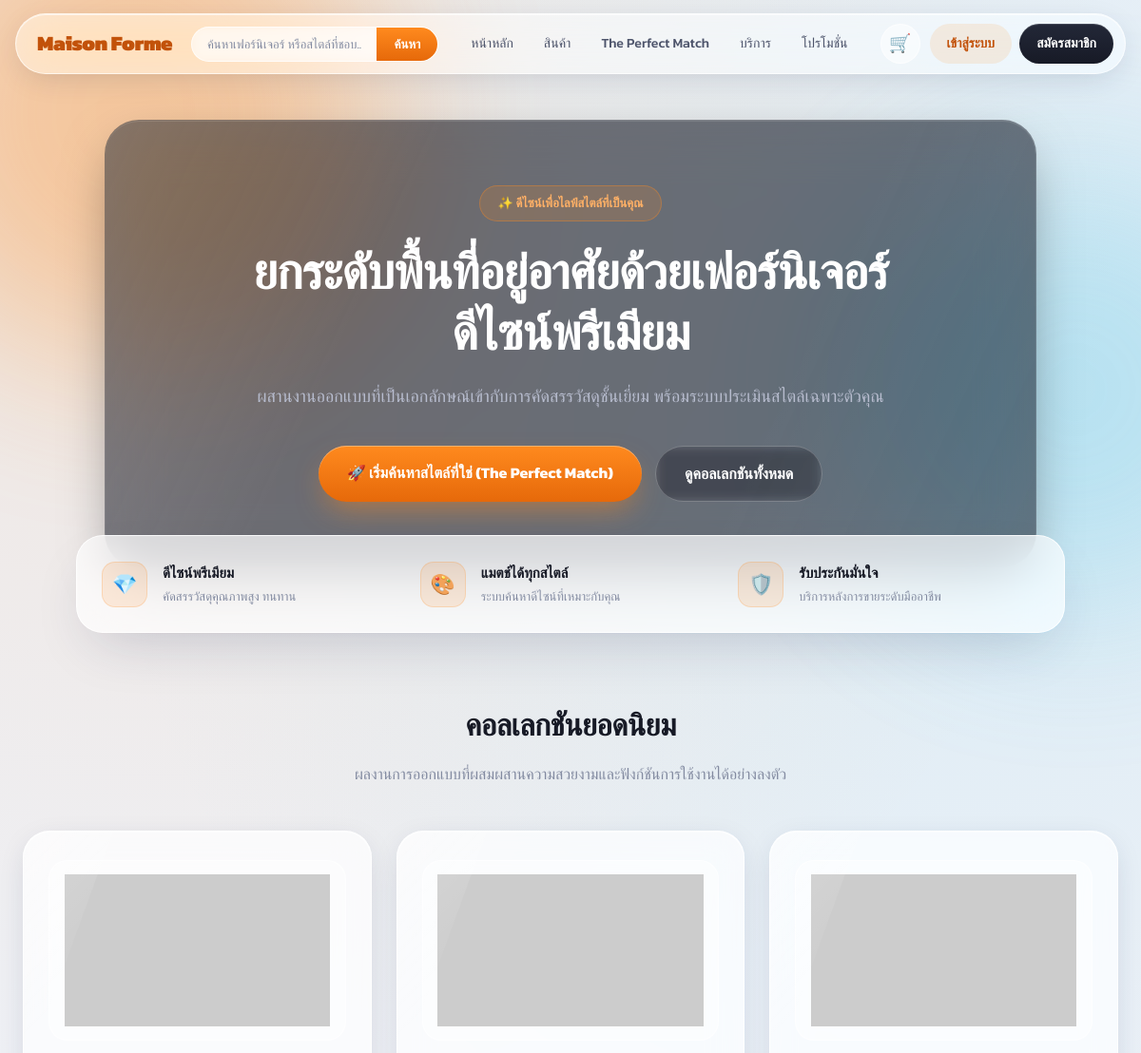
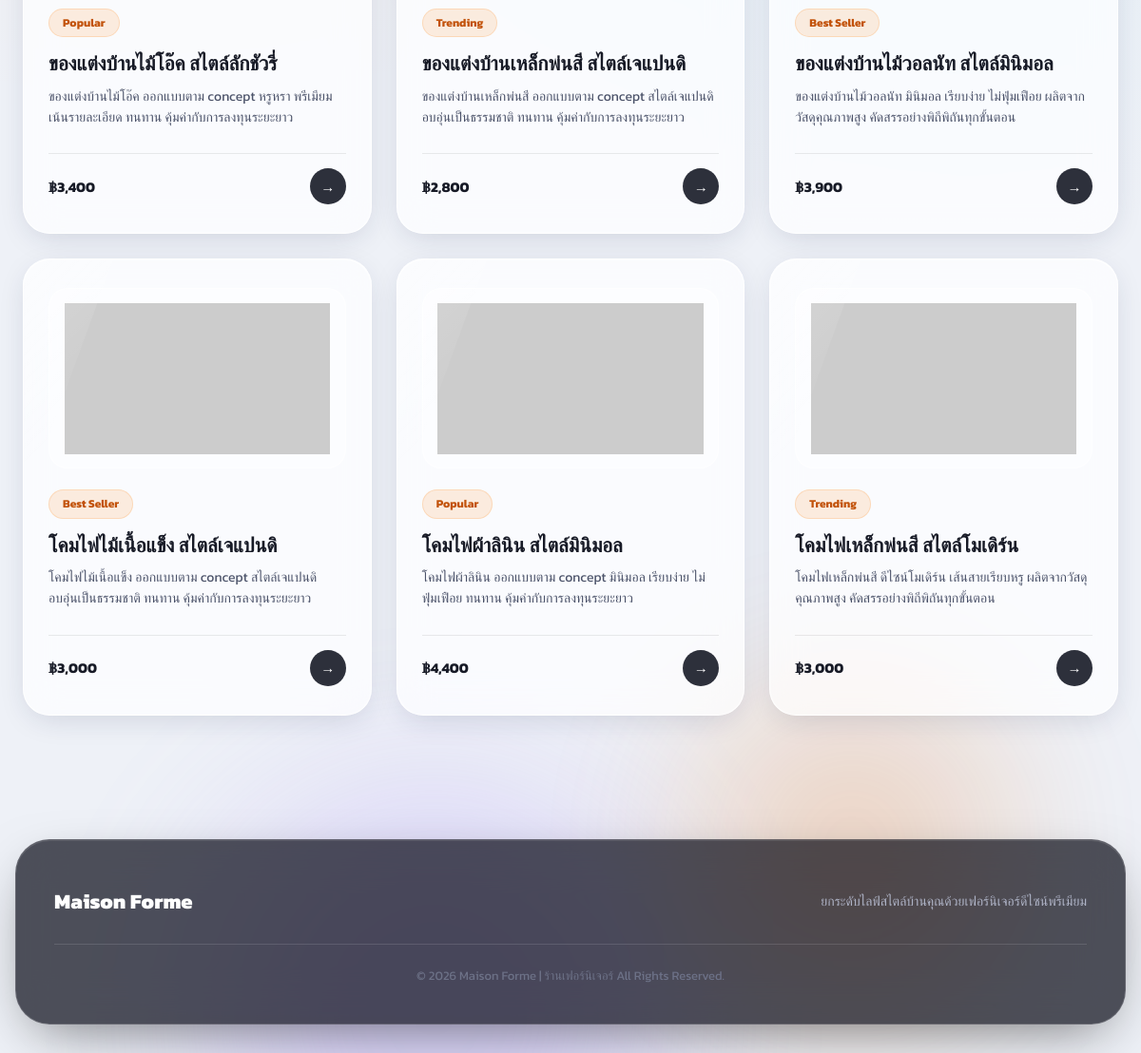
/furniture-designer.php, run on the app's committed database (2 pictures, top to bottom).
### tables this page shows
CREATE TABLE `products` (
  `id` int(10) unsigned NOT NULL AUTO_INCREMENT,
  `name` varchar(150) NOT NULL,
  `price` decimal(10,2) NOT NULL DEFAULT 0.00,
  `image` varchar(255) NOT NULL DEFAULT '',
  `description` text NOT NULL,
  `created_at` timestamp NOT NULL DEFAULT current_timestamp(),
  `badge` varchar(50) DEFAULT 'Featured',
  `style` varchar(50) DEFAULT 'Minimalist',
  `category` varchar(50) NOT NULL DEFAULT 'ของแต่งบ้าน',
  PRIMARY KEY (`id`)
);

### furniture-designer.php (the view, shortened to what this page needs)
<!DOCTYPE html>
<html lang="th">
<head>
</head>
<body>
  <div class="liquid-bg" aria-hidden="true">
    <span class="blob blob-1"></span>
    <span class="blob blob-2"></span>
    <span class="blob blob-3"></span>
    <span class="blob blob-4"></span>
  </div>
  <header>
    <div class="header-inner">
      <a href="index.php" class="brand">Maison Forme</a>
      <form action="search.html" method="GET" class="search-form">
        <input type="text" name="keyword" placeholder="ค้นหาเฟอร์นิเจอร์ หรือสไตล์ที่ชอบ...">
        <button type="submit">ค้นหา</button>
      </form>
      <nav aria-label="เมนูหลัก">
        <a href="index.php">หน้าหลัก</a>
        <a href="products.html">สินค้า</a>
        <a href="furniture-designer.html">The Perfect Match</a>
        <a href="services.html">บริการ</a>
        <a href="promo.html">โปรโมชั่น</a>
      </nav>
      <div class="header-actions">
        <a href="cart.html" class="cart-btn" aria-label="ตะกร้าสินค้า">🛒<span class="cart-badge"></span></a>
        <div class="auth-links">
          <a href="login.html" class="btn-login">เข้าสู่ระบบ</a>
          <a href="register.html" class="btn-register">สมัครสมาชิก</a>
        </div>
      </div>
    </div>
  </header>
  <section class="hero">
    <div class="hero-panel">
      <div class="hero-content">
        <div class="hero-badge">✨ ดีไซน์เพื่อไลฟ์สไตล์ที่เป็นคุณ</div>
        <h1>ยกระดับพื้นที่อยู่อาศัยด้วยเฟอร์นิเจอร์ดีไซน์พรีเมียม</h1>
        <p>ผสานงานออกแบบที่เป็นเอกลักษณ์เข้ากับการคัดสรรวัสดุชั้นเยี่ยม พร้อมระบบประเมินสไตล์เฉพาะตัวคุณ</p>
        <div class="hero-btns">
          <a href="furniture-designer.html" class="btn-hero-primary">🚀 เริ่มค้นหาสไตล์ที่ใช่ (The Perfect Match)</a>
          <a href="products.html" class="btn-hero-outline">ดูคอลเลกชันทั้งหมด</a>
        </div>
      </div>
    </div>
  </section>
  <div class="features-strip">
    <div class="features-grid">
      <div class="feature-item">
        <div class="feature-icon">💎</div>
        <div class="feature-text">
          <h4>ดีไซน์พรีเมียม</h4>
          <p>คัดสรรวัสดุคุณภาพสูง ทนทาน</p>
        </div>
      </div>
      <div class="feature-item">
        <div class="feature-icon">🎨</div>
        <div class="feature-text">
          <h4>แมตช์ได้ทุกสไตล์</h4>
          <p>ระบบค้นหาดีไซน์ที่เหมาะกับคุณ</p>
        </div>
      </div>
      <div class="feature-item">
        <div class="feature-icon">🛡️</div>
        <div class="feature-text">
          <h4>รับประกันมั่นใจ</h4>
          <p>บริการหลังการขายระดับมืออาชีพ</p>
        </div>
      </div>
    </div>
  </div>
  <main class="container">
    <div class="section-title">
      <h2>คอลเลกชันยอดนิยม</h2>
      <p>ผลงานการออกแบบที่ผสมผสานความสวยงามและฟังก์ชันการใช้งานได้อย่างลงตัว</p>
    </div>
    <div class="codemonday-grid">
      <?php
      $conn = get_mysqli_connection();
      if ($conn) {
          $sql = "SELECT * FROM products ORDER BY created_at DESC, id DESC LIMIT 6";
          $result = $conn->query($sql);
          if ($result && $result->num_rows > 0) {
              while($row = $result->fetch_assoc()) {
                  $id    = (int)$row['id'];
                  $title = htmlspecialchars($row['name'] ?? '');
                  $desc  = htmlspecialchars($row['description'] ?? '');
                  $image = htmlspecialchars(trim($row['image'] ?? 'chair.jpg'));
                  $badge = htmlspecialchars($row['badge'] ?? 'Featured');
                  $price = number_format((float)($row['price'] ?? 0), 0, '.', ',');
                  echo '
                  <div class="cm-card">
                    <div>
                      <div class="cm-img-container">
                        <img src="images/'.$image.'" alt="'.$title.'" onerror="this.src=\'https://placehold.co/280x160/eef1f7/838ba1?text=Maison+Forme\';">
                      </div>
                      <span class="cm-tag">'.$badge.'</span>
                      <h3 class="cm-title">'.$title.'</h3>
                      <p class="cm-desc">'.$desc.'</p>
                    </div>
                    <a href="product_detail.html?id='.$id.'" class="cm-footer">
                      <span>฿'.$price.'</span>
                      <div class="cm-arrow-btn">→</div>
                    </a>
                  </div>';
              }
          } else {
              echo '<p style="text-align:center; grid-column: 1/-1; color: var(--ink-faint); padding: 40px;">ยังไม่มีรายการสินค้าในระบบหลังบ้าน กรุณาเพิ่มข้อมูลผ่าน phpMyAdmin</p>';
          }
      } else {
          echo '<p style="text-align:center; grid-column: 1/-1; color: var(--ink-faint); padding: 40px;">ไม่สามารถเชื่อมต่อฐานข้อมูลได้</p>';
      }
      ?>
    </div>
  </main>
  <footer>
    <div class="footer-panel">
      <div class="footer-content">
        <div class="footer-brand">Maison Forme</div>
        <div style="color: #aeb3c6; font-size: 14px;">ยกระดับไลฟ์สไตล์บ้านคุณด้วยเฟอร์นิเจอร์ดีไซน์พรีเมียม</div>
      </div>
      <div class="footer-copy">
        <p>© 2026 Maison Forme | ร้านเฟอร์นิเจอร์ All Rights Reserved.</p>
      </div>
    </div>
  </footer>
</body>
</html>

### data on the page
products: badge "Popular", name "ของแต่งบ้านไม้โอ๊ค สไตล์ลักชัวรี่", description "ของแต่งบ้านไม้โอ๊ค ออกแบบตาม concept หรูหรา พรีเมียม เน้นรายละเอียด ทนทาน คุ้มค่ากับการลงทุนระยะยาว", price "3,400"
products: badge "Trending", name "ของแต่งบ้านเหล็กพ่นสี สไตล์เจแปนดิ", description "ของแต่งบ้านเหล็กพ่นสี ออกแบบตาม concept สไตล์เจแปนดิ อบอุ่นเป็นธรรมชาติ ทนทาน คุ้มค่ากับการลงทุนระยะยาว", price "2,800"
products: badge "Best Seller", name "ของแต่งบ้านไม้วอลนัท สไตล์มินิมอล", description "ของแต่งบ้านไม้วอลนัท มินิมอล เรียบง่าย ไม่ฟุ่มเฟือย ผลิตจากวัสดุคุณภาพสูง คัดสรรอย่างพิถีพิถันทุกขั้นตอน", price "3,900"
products: badge "Best Seller", name "โคมไฟไม้เนื้อแข็ง สไตล์เจแปนดิ", description "โคมไฟไม้เนื้อแข็ง ออกแบบตาม concept สไตล์เจแปนดิ อบอุ่นเป็นธรรมชาติ ทนทาน คุ้มค่ากับการลงทุนระยะยาว", price "3,000"
products: badge "Popular", name "โคมไฟผ้าลินิน สไตล์มินิมอล", description "โคมไฟผ้าลินิน ออกแบบตาม concept มินิมอล เรียบง่าย ไม่ฟุ่มเฟือย ทนทาน คุ้มค่ากับการลงทุนระยะยาว", price "4,400"
products: badge "Trending", name "โคมไฟเหล็กพ่นสี สไตล์โมเดิร์น", description "โคมไฟเหล็กพ่นสี ดีไซน์โมเดิร์น เส้นสายเรียบหรู ผลิตจากวัสดุคุณภาพสูง คัดสรรอย่างพิถีพิถันทุกขั้นตอน", price "3,000"
